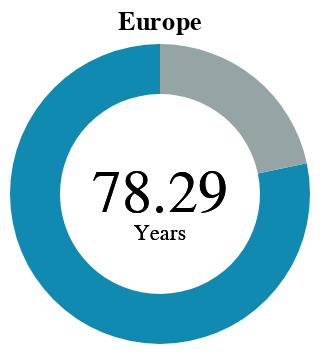

Source (Vega-Lite JSON):
### Vega-Lite specification from a JSON file in a GitHub repository (floating-point values rounded to 4 significant figures)
{"$schema": "https://vega.github.io/schema/vega-lite/v5.json", "width": 150, "height": 150, "config": {"view": {"stroke": null}, "font": "'Lucida Sans', 'Lucida Sans Regular', 'Lucida Grande', 'Lucida Sans Unicode', Geneva, Verdana, sans-serif"}, "title": {"text": "Europe"}, "data": {"values": [{"Continent": "Europe", "Avg_LE": "78.28989648"}, {"Continent": "Remaining", "Avg_LE": "21.71010352"}]}, "layer": [{"mark": {"type": "arc", "innerRadius": 50}}, {"mark": {"type": "text", "text": "78.29", "fontSize": 30}, "encoding": {"color": {"value": "black"}}}, {"mark": {"type": "text", "text": "Years", "dy": 20}, "encoding": {"color": {"value": "black"}}}], "encoding": {"theta": {"field": "Avg_LE", "type": "quantitative"}, "color": {"field": "Continent", "type": "nominal", "legend": null, "scale": {"domain": ["Europe", "Remaining"], "range": ["#118ab2", "#95A5A6"]}}, "tooltip": [{"field": "Continent", "type": "nominal", "title": "Continent"}, {"field": "Avg_LE", "type": "quantitative", "title": "Life Expectancy (years)", "format": ".2f"}]}}
